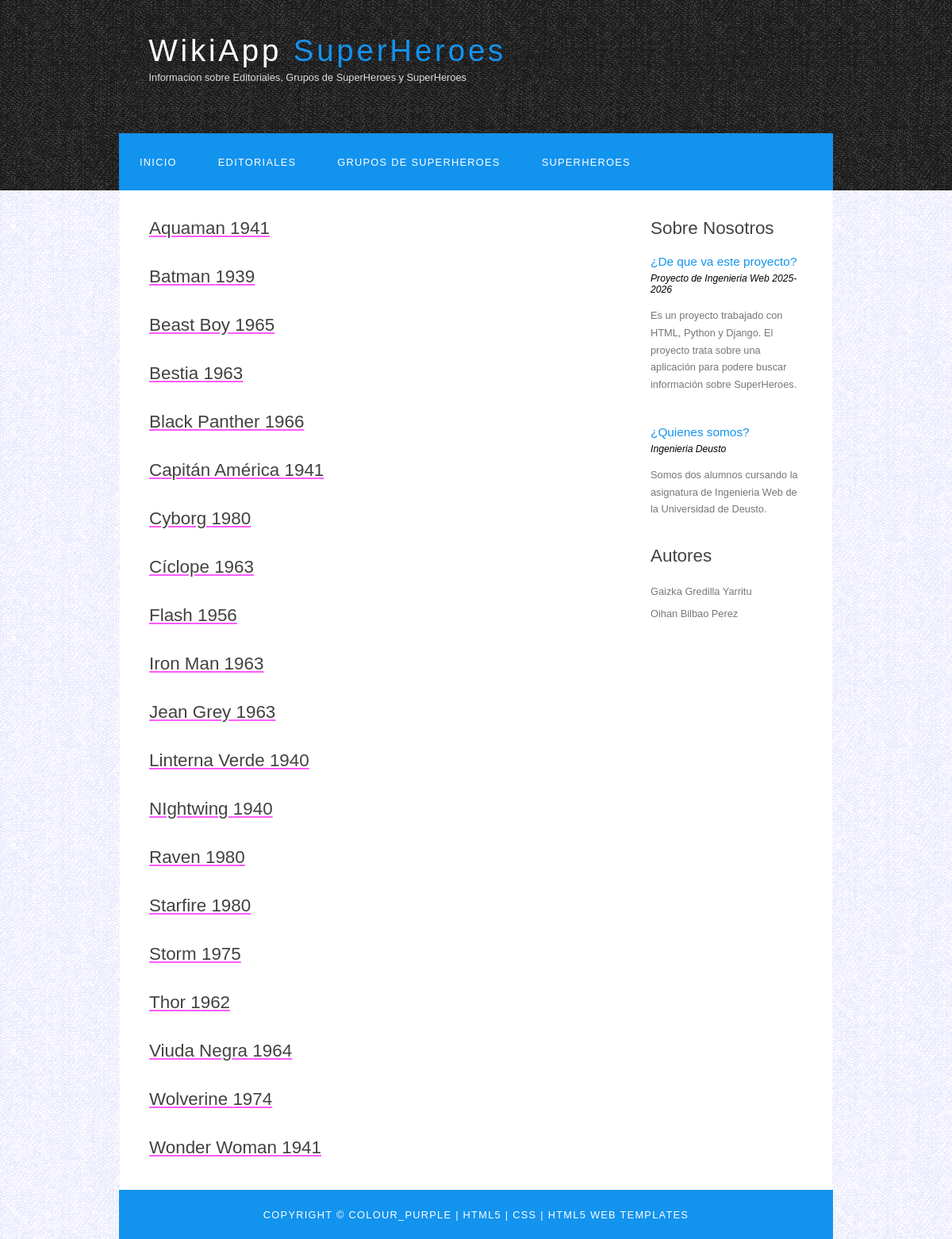
The page /WikiApp/listaSuperHeroes/ on the database as committed earlier.
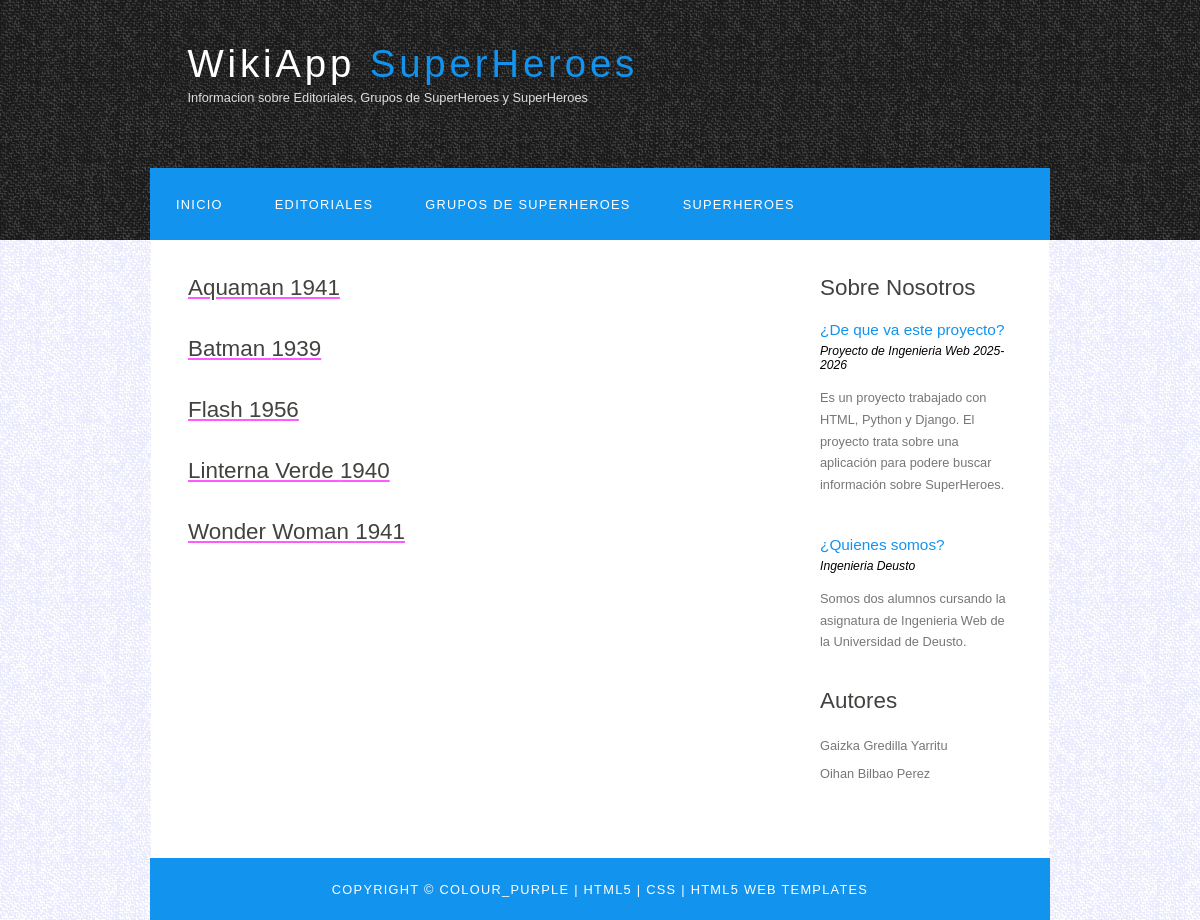
The same page on the database as committed later.
### WikiApp/models.py (models this page shows, shortened)
class SuperHeroe(models.Model):
    nombre = models.CharField(max_length=50)
    poderes = models.CharField(max_length=100)
    Fnacimiento= models.PositiveIntegerField()
    imagenSuperHeroe = models.URLField(max_length=200, blank=True, null=True)

### WikiApp/views.py (the view)
# urls.py: path('listaSuperHeroes/', views.listaSuperHeroe.as_view(),name='listaSuperHeroes'),
class listaSuperHeroe(ListView):
    model= SuperHeroe
    template_name='listasuperheroes.html'
    context_object_name='superheroes_list'
    queryset=SuperHeroe.objects.order_by('nombre')

### WikiApp/templates/listasuperheroes.html
{% extends 'base.html' %}
{% block contenido %}
{% for superheroes in superheroes_list%}
<a href="{% url 'detallesuperheroes' superheroes.id%}">
    <h1> {{ superheroes.nombre }} {{superheroes.Fnacimiento}}</h1>
</a>
{% empty %}
    <p>No hay superheroes disponibles.</p>
{% endfor %}
{% endblock %}

Rows that differ between the two databases and show on the page:
removed SuperHeroe: nombre "Beast Boy", Fnacimiento "1965"
removed SuperHeroe: nombre "Bestia", Fnacimiento "1963"
removed SuperHeroe: nombre "Black Panther", Fnacimiento "1966"
removed SuperHeroe: nombre "Capitán América", Fnacimiento "1941"
removed SuperHeroe: nombre "Cyborg", Fnacimiento "1980"
removed SuperHeroe: nombre "Cíclope", Fnacimiento "1963"
removed SuperHeroe: nombre "Iron Man", Fnacimiento "1963"
removed SuperHeroe: nombre "Jean Grey", Fnacimiento "1963"
removed SuperHeroe: nombre "NIghtwing", Fnacimiento "1940"
removed SuperHeroe: nombre "Raven", Fnacimiento "1980"
removed SuperHeroe: nombre "Starfire", Fnacimiento "1980"
removed SuperHeroe: nombre "Storm", Fnacimiento "1975"
removed SuperHeroe: nombre "Thor", Fnacimiento "1962"
removed SuperHeroe: nombre "Viuda Negra", Fnacimiento "1964"
removed SuperHeroe: nombre "Wolverine", Fnacimiento "1974"
